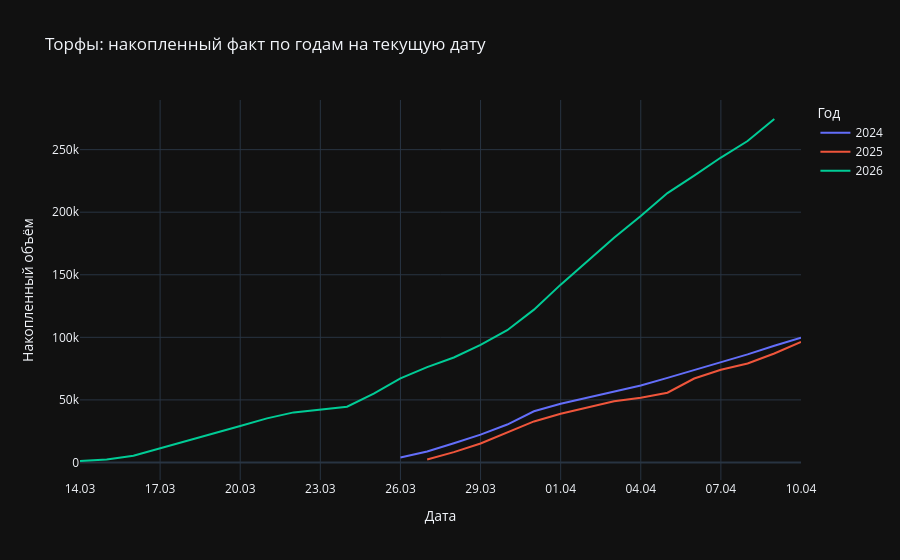
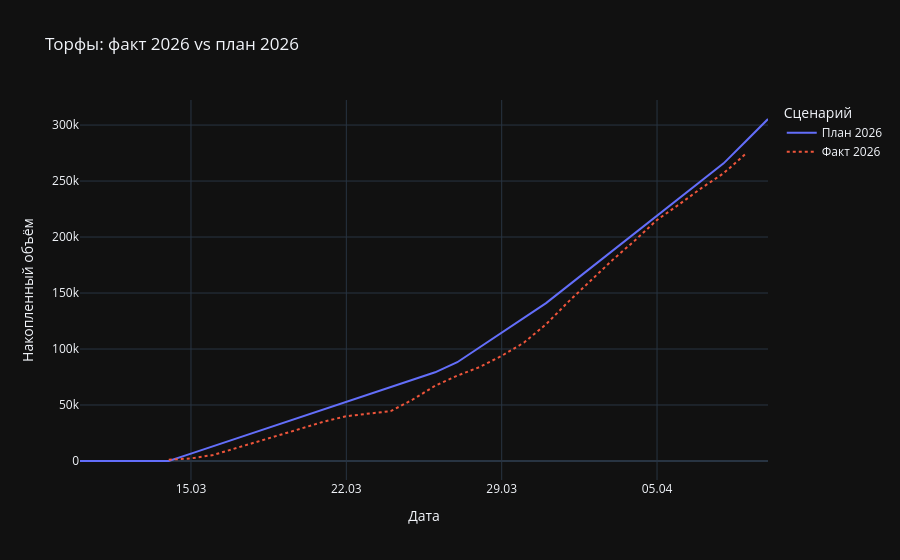

Notebook cell for these charts, in order:
### Code cell
import pandas as pd
import plotly.express as px

SUBDIVISION = "Дражный"
TODAY = pd.Timestamp.today().normalize()

# -----------------------------
# Объединяем нужные переделы в один
# -----------------------------
def combine_peredel(x):
    s = str(x).strip().lower()

    if (
        ("вскрыша торфов" in s and "экскаватор" in s) or
        ("вскрыша торфов" in s and "бульдозер" in s) or
        ("погрузка торфов" in s)
    ):
        return "Вскрыша (объединено)"

    return None

def cut_to_today_each_year(df, date_col="Дата", ref_date=TODAY):
    m = ref_date.month
    d = ref_date.day
    return df[
        (df[date_col].dt.month < m) |
        ((df[date_col].dt.month == m) & (df[date_col].dt.day <= d))
    ].copy()

def add_inyear_axis(df, date_col="Дата", new_col="Дата_внутри_года"):
    mmdd = df[date_col].dt.strftime("%m-%d")
    df[new_col] = pd.to_datetime("2000-" + mmdd, format="%Y-%m-%d", errors="coerce")
    return df

# -----------------------------
# База
# -----------------------------
df = processor.df_ready.copy()

df["Дата"] = pd.to_datetime(df["Дата"], errors="coerce")
df["Объем работ, скорректированный"] = pd.to_numeric(
    df["Объем работ, скорректированный"], errors="coerce"
)

df = df.dropna(subset=["Дата", "Объем работ, скорректированный"]).copy()

df["Передел_для_графика"] = df["Передел"].apply(combine_peredel)
df["ПланФакт_norm"] = df["План / Факт"].astype(str).str.strip().str.lower()
df["Год_даты"] = df["Дата"].dt.year

df = df[
    (df["Подразделение"].astype(str).str.strip() == SUBDIVISION) &
    (df["Передел_для_графика"].notna())
].copy()

# =========================================================
# 1. Факт по годам на текущую дату
# =========================================================
fact = df[df["ПланФакт_norm"] == "факт"].copy()
fact = cut_to_today_each_year(fact)

fact_daily = (
    fact.groupby(["Год_даты", "Дата"], as_index=False)["Объем работ, скорректированный"]
    .sum()
)

fact_daily = add_inyear_axis(fact_daily)
fact_daily = fact_daily.dropna(subset=["Дата_внутри_года"]).copy()
fact_daily = fact_daily.sort_values(["Год_даты", "Дата_внутри_года"])

fact_daily["Накопленный объём"] = (
    fact_daily.groupby("Год_даты")["Объем работ, скорректированный"]
    .cumsum()
)

fig1 = px.line(
    fact_daily,
    x="Дата_внутри_года",
    y="Накопленный объём",
    color="Год_даты",
    title="Вскрыша: накопленный факт по годам на текущую дату"
)

fig1.update_layout(
    xaxis_title="Дата",
    yaxis_title="Накопленный объём",
    legend_title_text="Год"
)

fig1.update_xaxes(tickformat="%d.%m")
fig1.show()

# =========================================================
# 2. Сравнение факт 2026 vs план 2026
# =========================================================
plan_fact_2026 = df[
    (df["Год_даты"] == 2026) &
    (df["ПланФакт_norm"].isin(["факт", "план"]))
].copy()

plan_fact_2026 = cut_to_today_each_year(plan_fact_2026)

plan_fact_2026["Сценарий"] = plan_fact_2026["ПланФакт_norm"].map({
    "факт": "Факт 2026",
    "план": "План 2026"
})

pf_daily = (
    plan_fact_2026.groupby(["Сценарий", "Дата"], as_index=False)["Объем работ, скорректированный"]
    .sum()
)

pf_daily = pf_daily.sort_values(["Сценарий", "Дата"])

pf_daily["Накопленный объём"] = (
    pf_daily.groupby("Сценарий")["Объем работ, скорректированный"]
    .cumsum()
)

fig2 = px.line(
    pf_daily,
    x="Дата",
    y="Накопленный объём",
    color="Сценарий",
    line_dash="Сценарий",
    title="Вскрыша: факт 2026 vs план 2026"
)

fig2.update_layout(
    xaxis_title="Дата",
    yaxis_title="Накопленный объём",
    legend_title_text="Сценарий"
)

fig2.update_xaxes(tickformat="%d.%m")
fig2.show()

### Figure 1 — Plotly figure (JSON) as saved in the notebook; plotly's stock layout.template omitted (floating-point values rounded to 4 significant figures)
{"data": [{"hovertemplate": "Год_даты=2024<br>Дата_внутри_года=%{x}<br>Накопленный объём=%{y}<extra></extra>", "legendgroup": "2024", "line": {"color": "#636efa", "dash": "solid"}, "marker": {"symbol": "circle"}, "mode": "lines", "name": "2024", "orientation": "v", "showlegend": true, "x": ["2000-03-26T00:00:00.000000", "2000-03-27T00:00:00.000000", "2000-03-28T00:00:00.000000", "2000-03-29T00:00:00.000000", "2000-03-30T00:00:00.000000", "2000-03-31T00:00:00.000000", "2000-04-01T00:00:00.000000", "2000-04-02T00:00:00.000000", "2000-04-03T00:00:00.000000", "2000-04-04T00:00:00.000000", "2000-04-05T00:00:00.000000", "2000-04-06T00:00:00.000000", "2000-04-07T00:00:00.000000", "2000-04-08T00:00:00.000000", "2000-04-09T00:00:00.000000", "2000-04-10T00:00:00.000000"], "xaxis": "x", "y": [4044.0, 8748.0, 15320.0, 22200.0, 30310.0, 40880.0, 46870.0, 51880.0, 56590.0, 61520.0, 67590.0, 73650.0, 79890.0, 86370.0, 93250.0, 99720.0], "yaxis": "y", "type": "scatter"}, {"hovertemplate": "Год_даты=2025<br>Дата_внутри_года=%{x}<br>Накопленный объём=%{y}<extra></extra>", "legendgroup": "2025", "line": {"color": "#EF553B", "dash": "solid"}, "marker": {"symbol": "circle"}, "mode": "lines", "name": "2025", "orientation": "v", "showlegend": true, "x": ["2000-03-27T00:00:00.000000", "2000-03-28T00:00:00.000000", "2000-03-29T00:00:00.000000", "2000-03-30T00:00:00.000000", "2000-03-31T00:00:00.000000", "2000-04-01T00:00:00.000000", "2000-04-02T00:00:00.000000", "2000-04-03T00:00:00.000000", "2000-04-04T00:00:00.000000", "2000-04-05T00:00:00.000000", "2000-04-06T00:00:00.000000", "2000-04-07T00:00:00.000000", "2000-04-08T00:00:00.000000", "2000-04-09T00:00:00.000000", "2000-04-10T00:00:00.000000"], "xaxis": "x", "y": [2400.0, 8276.0, 15180.0, 23700.0, 32790.0, 38930.0, 44110.0, 48950.0, 51770.0, 55710.0, 67100.0, 74140.0, 79090.0, 87100.0, 96360.0], "yaxis": "y", "type": "scatter"}, {"hovertemplate": "Год_даты=2026<br>Дата_внутри_года=%{x}<br>Накопленный объём=%{y}<extra></extra>", "legendgroup": "2026", "line": {"color": "#00cc96", "dash": "solid"}, "marker": {"symbol": "circle"}, "mode": "lines", "name": "2026", "orientation": "v", "showlegend": true, "x": ["2000-03-14T00:00:00.000000", "2000-03-15T00:00:00.000000", "2000-03-16T00:00:00.000000", "2000-03-17T00:00:00.000000", "2000-03-18T00:00:00.000000", "2000-03-19T00:00:00.000000", "2000-03-20T00:00:00.000000", "2000-03-21T00:00:00.000000", "2000-03-22T00:00:00.000000", "2000-03-24T00:00:00.000000", "2000-03-25T00:00:00.000000", "2000-03-26T00:00:00.000000", "2000-03-27T00:00:00.000000", "2000-03-28T00:00:00.000000", "2000-03-29T00:00:00.000000", "2000-03-30T00:00:00.000000", "2000-03-31T00:00:00.000000", "2000-04-01T00:00:00.000000", "2000-04-02T00:00:00.000000", "2000-04-03T00:00:00.000000", "2000-04-04T00:00:00.000000", "2000-04-05T00:00:00.000000", "2000-04-06T00:00:00.000000", "2000-04-07T00:00:00.000000", "2000-04-08T00:00:00.000000", "2000-04-09T00:00:00.000000"], "xaxis": "x", "y": [1164.0, 2328.0, 5354.0, 11160.0, 17000.0, 23280.0, 29180.0, 35240.0, 40010.0, 44520.0, 54940.0, 67140.0, 76170.0, 83870.0, 93880.0, 105700.0, 122100.0, 142100.0, 160900.0, 179600.0, 196900.0, 215300.0, 229200.0, 243700.0, 256900.0, 274500.0], "yaxis": "y", "type": "scatter"}], "layout": {"xaxis": {"anchor": "y", "domain": [0.0, 1.0], "title": {"text": "Дата"}, "tickformat": "%d.%m"}, "yaxis": {"anchor": "x", "domain": [0.0, 1.0], "title": {"text": "Накопленный объём"}}, "legend": {"title": {"text": "Год"}, "tracegroupgap": 0}, "title": {"text": "Торфы: накопленный факт по годам на текущую дату"}}}

### Figure 2 — Plotly figure (JSON) as saved in the notebook; plotly's stock layout.template omitted (floating-point values rounded to 4 significant figures)
{"data": [{"hovertemplate": "Сценарий=План 2026<br>Дата=%{x}<br>Накопленный объём=%{y}<extra></extra>", "legendgroup": "План 2026", "line": {"color": "#636efa", "dash": "solid"}, "marker": {"symbol": "circle"}, "mode": "lines", "name": "План 2026", "orientation": "v", "showlegend": true, "x": ["2026-03-10T00:00:00.000000", "2026-03-11T00:00:00.000000", "2026-03-12T00:00:00.000000", "2026-03-13T00:00:00.000000", "2026-03-14T00:00:00.000000", "2026-03-15T00:00:00.000000", "2026-03-16T00:00:00.000000", "2026-03-17T00:00:00.000000", "2026-03-18T00:00:00.000000", "2026-03-19T00:00:00.000000", "2026-03-20T00:00:00.000000", "2026-03-21T00:00:00.000000", "2026-03-22T00:00:00.000000", "2026-03-23T00:00:00.000000", "2026-03-24T00:00:00.000000", "2026-03-25T00:00:00.000000", "2026-03-26T00:00:00.000000", "2026-03-27T00:00:00.000000", "2026-03-28T00:00:00.000000", "2026-03-29T00:00:00.000000", "2026-03-30T00:00:00.000000", "2026-03-31T00:00:00.000000", "2026-04-01T00:00:00.000000", "2026-04-02T00:00:00.000000", "2026-04-03T00:00:00.000000", "2026-04-04T00:00:00.000000", "2026-04-05T00:00:00.000000", "2026-04-06T00:00:00.000000", "2026-04-07T00:00:00.000000", "2026-04-08T00:00:00.000000", "2026-04-09T00:00:00.000000", "2026-04-10T00:00:00.000000"], "xaxis": "x", "y": [0.0, 0.0, 0.0, 0.0, 0.0, 6600.0, 13200.0, 19800.0, 26400.0, 33000.0, 39600.0, 46200.0, 52800.0, 59400.0, 66000.0, 72600.0, 79200.0, 88200.0, 101400.0, 114600.0, 127800.0, 141000.0, 156600.0, 172200.0, 187800.0, 203400.0, 219000.0, 234600.0, 250200.0, 265800.0, 285600.0, 305400.0], "yaxis": "y", "type": "scatter"}, {"hovertemplate": "Сценарий=Факт 2026<br>Дата=%{x}<br>Накопленный объём=%{y}<extra></extra>", "legendgroup": "Факт 2026", "line": {"color": "#EF553B", "dash": "dot"}, "marker": {"symbol": "circle"}, "mode": "lines", "name": "Факт 2026", "orientation": "v", "showlegend": true, "x": ["2026-03-14T00:00:00.000000", "2026-03-15T00:00:00.000000", "2026-03-16T00:00:00.000000", "2026-03-17T00:00:00.000000", "2026-03-18T00:00:00.000000", "2026-03-19T00:00:00.000000", "2026-03-20T00:00:00.000000", "2026-03-21T00:00:00.000000", "2026-03-22T00:00:00.000000", "2026-03-24T00:00:00.000000", "2026-03-25T00:00:00.000000", "2026-03-26T00:00:00.000000", "2026-03-27T00:00:00.000000", "2026-03-28T00:00:00.000000", "2026-03-29T00:00:00.000000", "2026-03-30T00:00:00.000000", "2026-03-31T00:00:00.000000", "2026-04-01T00:00:00.000000", "2026-04-02T00:00:00.000000", "2026-04-03T00:00:00.000000", "2026-04-04T00:00:00.000000", "2026-04-05T00:00:00.000000", "2026-04-06T00:00:00.000000", "2026-04-07T00:00:00.000000", "2026-04-08T00:00:00.000000", "2026-04-09T00:00:00.000000"], "xaxis": "x", "y": [1164.0, 2328.0, 5354.0, 11160.0, 17000.0, 23280.0, 29180.0, 35240.0, 40010.0, 44520.0, 54940.0, 67140.0, 76170.0, 83870.0, 93880.0, 105700.0, 122100.0, 142100.0, 160900.0, 179600.0, 196900.0, 215300.0, 229200.0, 243700.0, 256900.0, 274500.0], "yaxis": "y", "type": "scatter"}], "layout": {"xaxis": {"anchor": "y", "domain": [0.0, 1.0], "title": {"text": "Дата"}, "tickformat": "%d.%m"}, "yaxis": {"anchor": "x", "domain": [0.0, 1.0], "title": {"text": "Накопленный объём"}}, "legend": {"title": {"text": "Сценарий"}, "tracegroupgap": 0}, "title": {"text": "Торфы: факт 2026 vs план 2026"}}}
